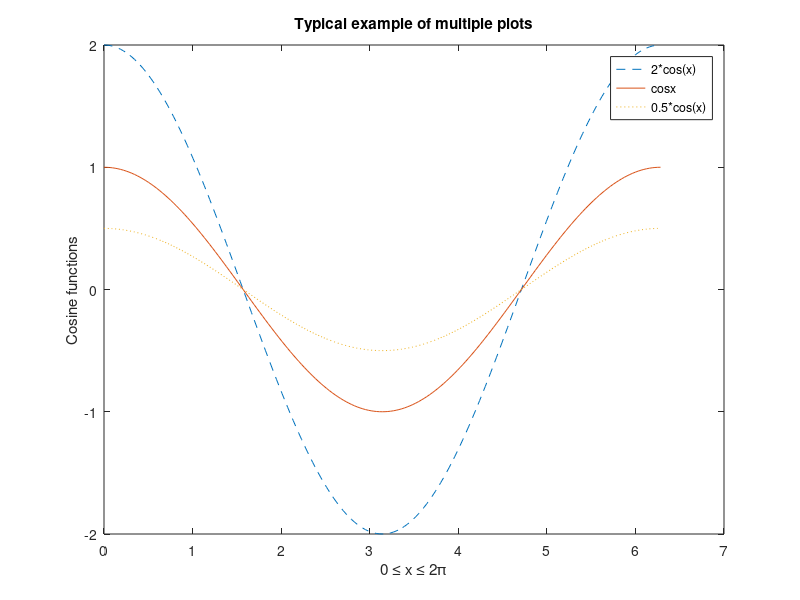

Source code (MATLAB):
x = 0:pi/100:2*pi;
y1 = 2*cos(x);
y2 = cos(x);
y3 = 0.5*cos(x);

plot(x,y1,'--',x,y2,'-',x,y3,':');
xlabel('0 \leq x \leq 2\pi');
ylabel('Cosine functions');
legend('2*cos(x)','cosx','0.5*cos(x)');
title('Typical example of multiple plots');